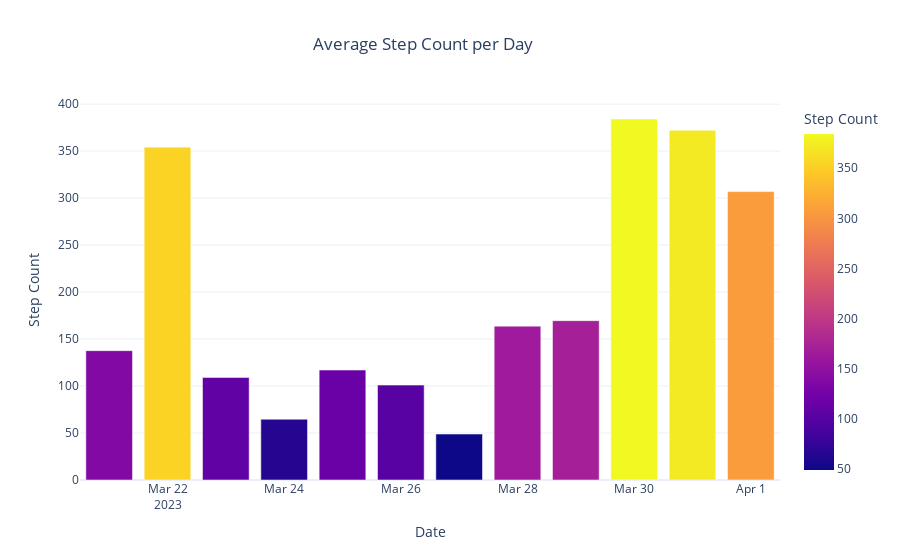

Write notebook code for a chart like this one.
### Code cell
average_step_count = df.groupby("Date")["Step Count"].mean().reset_index()

fig = px.bar(average_step_count, x="Date",
              y="Step Count",
              title="Average Step Count per Day",color="Step Count")
fig.update_layout(title_x=0.47)

fig.show()

### Figure 1 — Plotly figure (JSON) as saved in the notebook; plotly's stock layout.template omitted (floating-point values rounded to 4 significant figures)
{"data": [{"alignmentgroup": "True", "hovertemplate": "Date=%{x}<br>Step Count=%{marker.color}<extra></extra>", "legendgroup": "", "marker": {"color": [137.6, 354.2, 109.1, 64.67, 117, 101, 48.88, 163.8, 169.6, 384.2, 372.2, 306.9], "coloraxis": "coloraxis", "pattern": {"shape": ""}}, "name": "", "offsetgroup": "", "orientation": "v", "showlegend": false, "textposition": "auto", "type": "bar", "x": ["2023-03-21", "2023-03-22", "2023-03-23", "2023-03-24", "2023-03-25", "2023-03-26", "2023-03-27", "2023-03-28", "2023-03-29", "2023-03-30", "2023-03-31", "2023-04-01"], "xaxis": "x", "y": [137.6, 354.2, 109.1, 64.67, 117, 101, 48.88, 163.8, 169.6, 384.2, 372.2, 306.9], "yaxis": "y"}], "layout": {"autosize": true, "barmode": "relative", "coloraxis": {"colorbar": {"title": {"text": "Step Count"}}, "colorscale": [[0, "#0d0887"], [0.1111, "#46039f"], [0.2222, "#7201a8"], [0.3333, "#9c179e"], [0.4444, "#bd3786"], [0.5556, "#d8576b"], [0.6667, "#ed7953"], [0.7778, "#fb9f3a"], [0.8889, "#fdca26"], [1, "#f0f921"]]}, "legend": {"tracegroupgap": 0}, "title": {"text": "Average Step Count per Day", "x": 0.47}, "xaxis": {"anchor": "y", "autorange": true, "domain": [0, 1], "range": ["2023-03-20 12:00", "2023-04-01 12:00"], "title": {"text": "Date"}, "type": "date"}, "yaxis": {"anchor": "x", "autorange": true, "domain": [0, 1], "range": [0, 404.4], "title": {"text": "Step Count"}, "type": "linear"}}}
